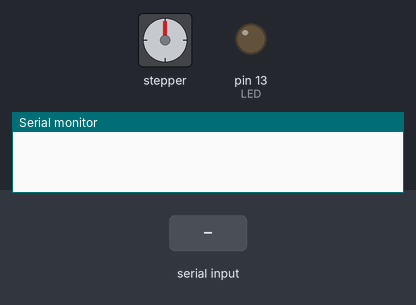
A sketch run on a simulated Arduino Uno, built with avr-gcc and run on an emulated ATmega328P. On the bench: stepper motor, output pins drawn as LEDs (lit = HIGH), the last lines printed to the serial monitor. Wiring (inferred from the names in the program): stepper motor driver (200 steps per turn assumed): step pin 9; direction pin 8. Dashed ring = blinking. The inputs (shaded band) are chosen by the test bench. Pins used as bus, display or sensor lines are not drawn.

Above: at 1.2 s.
1.3 s: "MOTORSTART\n" received over Serial
2.8 s: "MOTORSTART\n" received over Serial
At 2.96 s:
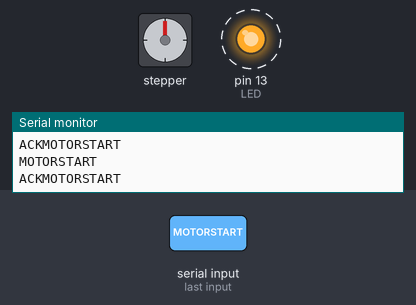
At 3.58 s:
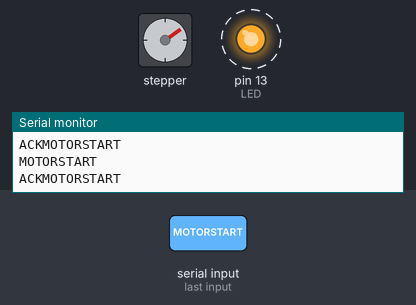
5.8 s: "SETFREQ \n" received over Serial
At 6.05 s:
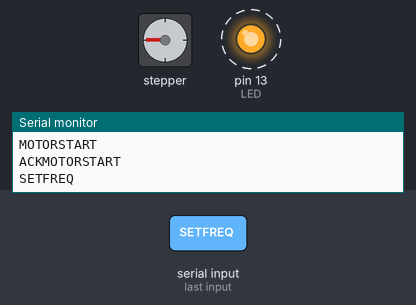
8.8 s: "30,150\n" received over Serial
11.8 s: "SETFREQ 90\n" received over Serial
14.8 s: "MOTORSTOP\n" received over Serial
At 16.0 s:
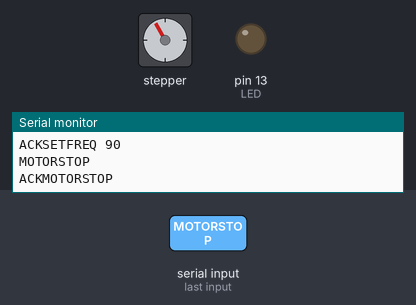
Timing chart, 0 to 17.3 s (numbered marks = the images above; inputs shaded):
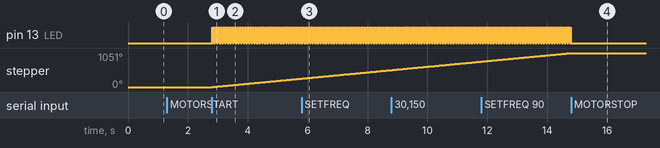

The sketch:

RPi_Com.ino
```cpp
const int DIR = 8;
const int PUL = 9;
const int LED = LED_BUILTIN;


volatile bool motorActive = false;
unsigned long lastToggleTime = 0;
unsigned long pwmInterval = 10000;
bool pwmState = false;


String commandBuffer = "";
int commandCounter = 0;

void setup() {

  Serial.begin(9600);

  pinMode(DIR, OUTPUT);
  pinMode(PUL, OUTPUT);
  pinMode(LED, OUTPUT);

  digitalWrite(DIR, HIGH);
  digitalWrite(PUL, LOW);
  digitalWrite(LED, LOW);

}

void processCommand(String command) {
  Serial.println(command);

  if (command == "MOTORSTART") {
    Serial.println("ACKMOTORSTART");
    commandCounter ++;
    if (commandCounter >= 2) {
      motorActive = true;
      commandCounter = 0;
    }
  } else if (command == "MOTORSTOP"){
    Serial.println("ACKMOTORSTOP");
    commandCounter ++;
    if (commandCounter >= 2) {
      motorActive = false;
      digitalWrite(PUL, LOW);
      digitalWrite(LED, LOW);
      pwmInterval = 10000;
      commandCounter = 0;
    }
  } else if (command.startsWith("SETFREQ ")) {
    String valueStr = command.substring(8);
    unsigned long newFreq = valueStr.toInt();

    if (newFreq > 10 && newFreq <= 10000) {
      Serial.print("ACKSETFREQ ");
      Serial.println(newFreq);
      commandCounter ++;
      if (commandCounter >= 2) {
        pwmInterval = newFreq;
        commandCounter = 0;
      }
    }

  } else if (command.startsWith("SETDIR ")) {
    String valueStr = command.substring(7);
    unsigned long new_direction = valueStr.toInt();
    if (new_direction == 0 || new_direction == 1) {
      Serial.print("ACKSETDIR ");
      Serial.println(new_direction);
      commandCounter ++;
      if (commandCounter >= 2) {
        if(new_direction == 0) {
          digitalWrite(DIR, LOW);
          Serial.println("Direction set low");
        } else {
          digitalWrite(DIR, HIGH);
          Serial.println("Direction set high");
        }
        commandCounter = 0;
      }
    }
  }

   else {
    Serial.println(command);
  }

}

void serialHandler() {
  while (Serial.available() > 0) {
    char c = Serial.read();
    if (c == '\n'){
      String commandSending = commandBuffer;
      commandBuffer = "";
      processCommand(commandSending);
      // commandBuffer = "";
    } else {
      commandBuffer += c;
    }
  }
}

void motorHandler() {
  if (motorActive) {
    unsigned long currentTime = micros();
    if (currentTime - lastToggleTime >= pwmInterval) {
      lastToggleTime = currentTime;
      pwmState = ! pwmState;
      digitalWrite(PUL, pwmState);
      digitalWrite(LED, pwmState);
    }
  }
}

void loop() {
  serialHandler();
  motorHandler();
}
```

Measured:
- after the input at 2.8 s, pin 13 (LED): alternates HIGH for 0.01 s and LOW for 0.01 s, starting at once; stepper: keeps turning clockwise at about 88°/s, starting at once
- after the input at 14.8 s, pin 13 (LED): stops changing and stays LOW; stepper: goes on until 14.8 s, then stays 1051°
